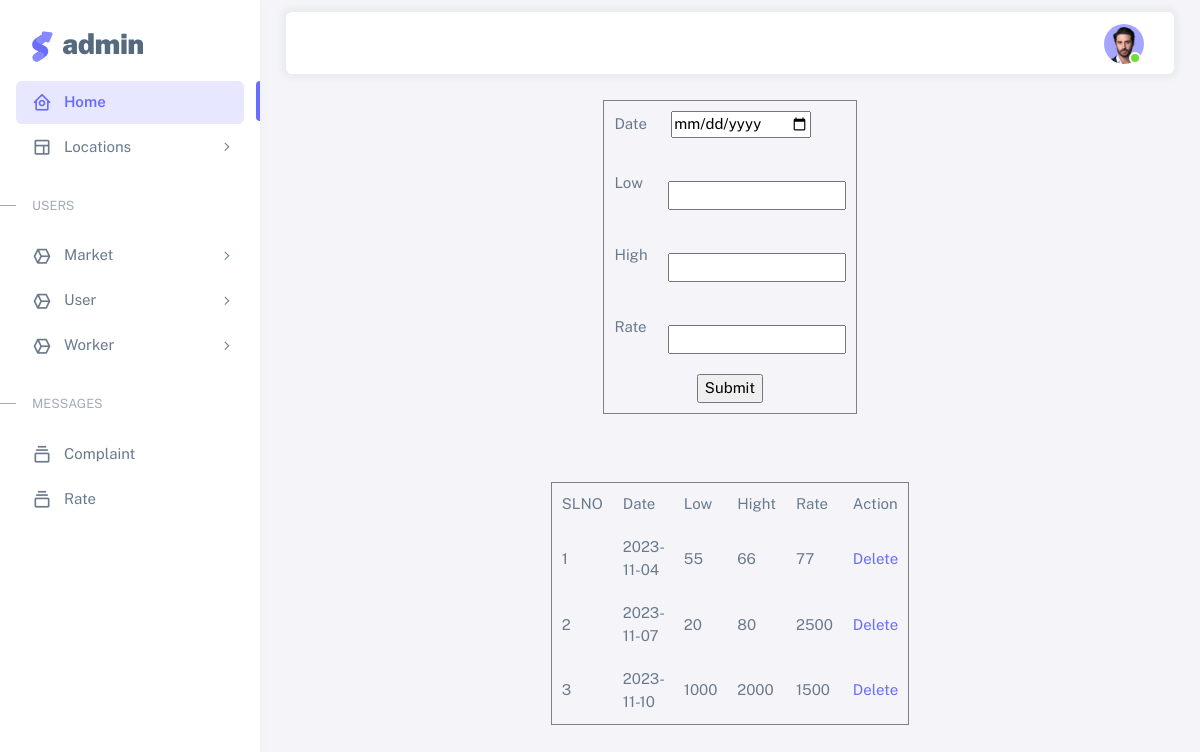
Page /Project/Admin/Rate.php on the committed database.
### tables this page shows
CREATE TABLE `tbl_rate` (
  `rate_id` int(11) NOT NULL,
  `rate_date` varchar(20) NOT NULL,
  `rate_amount` varchar(20) NOT NULL,
  `rate_low` varchar(100) NOT NULL,
  `rate_high` varchar(100) NOT NULL
);

### Project/Admin/Rate.php (the view, shortened to what this page needs)
<?php
include("../Assets/Connection/Connection.php");
include("Header.php");
	 ?>
<!DOCTYPE html PUBLIC "-//W3C//DTD XHTML 1.0 Transitional//EN" "http://www.w3.org/TR/xhtml1/DTD/xhtml1-transitional.dtd">
<html xmlns="http://www.w3.org/1999/xhtml">
<head>
</head>
<body>
<form method="post">
<table width="200" border="1" align="center" cellpadding="10">
  <tr>
    <td>Date</td>
    <td><label for="txt_date"></label>
    <input type="date" name="txt_date" id="txt_date" /></td>
  </tr>
  <tr>
    <td>Low</td>
    <td><label for="txt_low"></label>
    <input type="text" name="txt_low" id="txt_low" /></td>
  </tr>
  <tr>
    <td>High</td>
    <td><label for="txt_high"></label>
    <input type="text" name="txt_high" id="txt_high" /></td>
  </tr>
  <tr>
    <td>Rate</td>
    <td><label for="txt_rate"></label>
    <input type="text" name="txt_rate" id="txt_rate" /></td>
  </tr>
  <tr>
    <td colspan="2"><div align="center">
      <input type="submit" name="btn_submit" id="btn_submit" value="Submit" />
    </div></td>
  </tr>
</table>
</form>
<?php
$i=0;
$selqry='select * from tbl_rate';
$result=$conn->query($selqry);
if($result->num_rows>0)
{
?>
<br><br><br>
<table width="300" border="1" align="center" cellpadding="10">
  <tr>
    <td>SLNO</td>
    <td>Date</td>
    <td>Low</td>
    <td>Hight</td>
    <td>Rate</td>
    <td>Action</td>
  </tr>
  <?php
  while($data=$result->fetch_assoc())
  {
	  $i++;
  ?>
  <tr>
    <td><?php echo $i?></td>
    <td><?php echo $data['rate_date']?></td>
    <td><?php echo $data['rate_low']?></td>
    <td><?php echo $data['rate_high']?></td>
    <td><?php echo $data['rate_amount']?></td>
    <td><a href="Rate.php?did=<?php echo $data['rate_id']?>">Delete</a></td>
  </tr>
  <?php
  }
  ?>
  </table>
  <?php
}
?>
</body>
</html>
<?php
include("Footer.php");
?>

### rows in the picture
tbl_rate: rate_date "2023-11-04", rate_low "55", rate_high "66", rate_amount "77"
tbl_rate: rate_date "2023-11-07", rate_low "20", rate_high "80", rate_amount "2500"
tbl_rate: rate_date "2023-11-10", rate_low "1000", rate_high "2000", rate_amount "1500"
